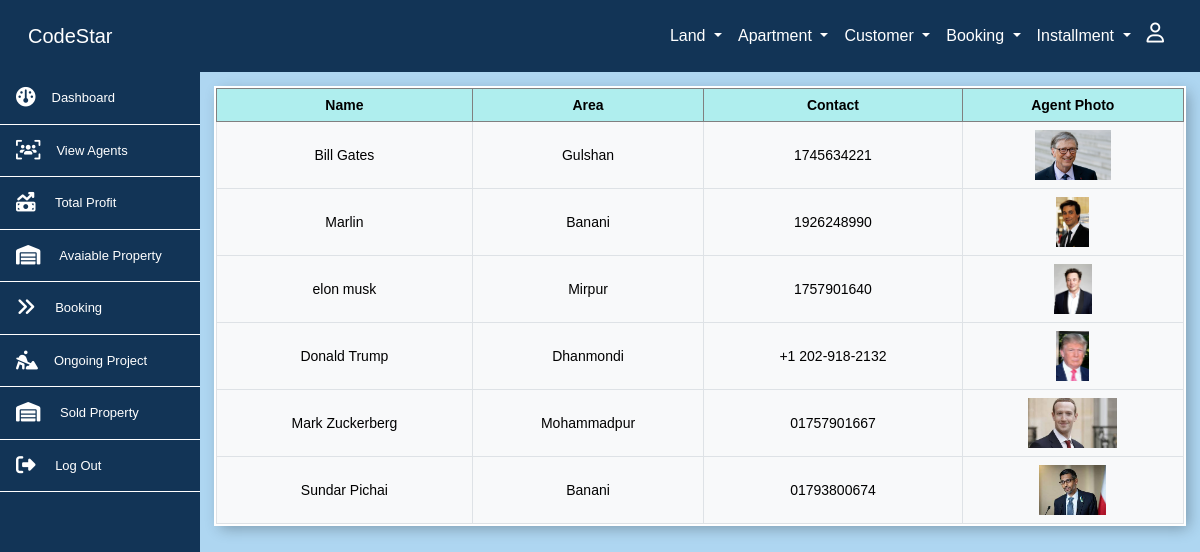
Page /pages/agent/agent.php (signed in) on the committed database.
### tables this page shows
CREATE TABLE `land_agent` (
  `land_agent_id` int NOT NULL,
  `land_agent_name` varchar(255) DEFAULT NULL,
  `land_agent_contact` varchar(55) DEFAULT NULL,
  `land_agent_location` int DEFAULT NULL,
  `agent_img` varchar(255) DEFAULT NULL,
  `user_id` int NOT NULL,
  `password` varchar(11) NOT NULL,
  `user_name` varchar(50) NOT NULL
);

CREATE TABLE `area` (
  `area_id` int NOT NULL,
  `area_name` varchar(50) NOT NULL
);

### includes/conf.php (called while the page is built, shortened)
<?php session_start();
function get_header(){
    include('nav.php');
}
function get_side(){
    include('sidebar.php');
}
?>

### pages/agent/agent.php (the view, shortened to what this page needs)
<?php include('../../includes/conf.php');
  get_header();
  get_side();
?>
<div class="col-md-10 p-3 table-responsive tb" id="load">
<?php
    $sql = "SELECT * FROM land_agent
    JOIN area ON land_agent.land_agent_location = area.area_id";
    $result = $conn->query($sql);
    if ($result->num_rows > 0) {
        echo "<table class= 'table table-light border align-middle text-center table-bordered tabel-responsive'; >";
        echo "<tr>
                <th class='col'>Name</th>
                <th class='col'>Area</th>
                <th class='col'>Contact</th>
                <th class='col'>Agent Photo</th>";
            echo "</tr>";
        while ($row = $result->fetch_assoc()) {
            echo "
            <tr>
                <td>$row[land_agent_name]</td>
                <td>$row[area_name]</td>
                <td>$row[land_agent_contact]</td>
                <td>";
                     if($row['agent_img']!=''){
                    echo "<img height='50' src='../../dist/images/agent/$row[agent_img]'/>";
                   }else{
                     echo '<img height="50" src="../../dist/images/pic/avatar.png" alt="Image"/>';
                   }
        };
        echo "</table>";
    } else {
        echo "No data found.";
    }
?>
</div>
  </div>

### includes/nav.php (shortened to what this page needs)
<html lang="en">
  <head>
    <link href="https://cdn.jsdelivr.net/npm/bootstrap@5.3.0/dist/css/bootstrap.min.css" rel="stylesheet">
    <link rel="stylesheet" href="https://cdnjs.cloudflare.com/ajax/libs/font-awesome/6.4.0/css/all.min.css">
    <link rel="stylesheet" href="../../dist/css/style.css">
  </head>
  <body>
  <nav class="navbar navbar-expand-lg navbar-text navbar-dark p-3 gx-0" style="background-color: #123456;">
  <div class="container-fluid">
    <a class="navbar-brand" href="#">CodeStar</a>
    <div class="collapse navbar-collapse justify-content-end" id="navbarNavDropdown">
      <ul class="navbar-nav justify-content-end">
        <li class="nav-item dropdown">
          <a class="nav-link dropdown-toggle" href="#" role="button" data-bs-toggle="dropdown" aria-expanded="false">
            Land
          </a>
        </li>
        <li class="nav-item dropdown">
          <a class="nav-link dropdown-toggle" href="#" role="button" data-bs-toggle="dropdown" aria-expanded="false">
            Apartment
          </a>
        </li>
        <li class="nav-item dropdown">
          <a class="nav-link dropdown-toggle" href="#" role="button" data-bs-toggle="dropdown" aria-expanded="false">
          Customer
          </a>
        </li>
        <li class="nav-item dropdown">
          <a class="nav-link dropdown-toggle" href="#" role="button" data-bs-toggle="dropdown" aria-expanded="false">
          Booking
          </a>
        </li>
        <li class="nav-item dropdown">
          <a class="nav-link dropdown-toggle" href="#" role="button" data-bs-toggle="dropdown" aria-expanded="false">
          Installment
          </a>
        </li>
        <li class="nav-item dropdown">
          <a class="nav-link mt-2" href="#" role="button" data-bs-toggle="dropdown" aria-expanded="false">
          <i class="fa-regular fa-user fa-lg"></i>
          </a>
        </li>
      </ul>
    </div>
  </div>
</nav>

### includes/sidebar.php (shortened to what this page needs)
<head>
  <link rel="stylesheet" href="https://cdnjs.cloudflare.com/ajax/libs/font-awesome/6.4.0/css/all.min.css">
  <link rel="stylesheet" href="../dist/css/style.css">
</head>
<div class="container-fluid d-flex justify-content-start gx-0 side rak">
    <div class="col-md-2 vh-100 text-white scrl" >
      <div class="side vh-100" style="background-color: #123456;">
      <?php if($_SESSION['role']==2) {?>
      <a class = " nav-link p-3 aborder" href="../agent/psagent.php">
        <i class="fa-solid fa-gauge fa-xl me-3"></i>Dashboard
      </a>
      <?php } ?>
      <a class = " nav-link p-3 aborder" href="../agent/agent.php">
        <i class="fa-solid fa-users-viewfinder fa-xl me-3"></i>View Agents
      </a>
      <a class = " nav-link p-3 aborder" href="#">
              Total Profit</a>
      <?php if($_SESSION['role']==2) {?>
      <a class = "nav-link p-3 aborder" href="../property/avaiablepro.php">
                Avaiable Property
      </a>
      <?php } ?>
      <?php if($_SESSION['role']==2) {?>
      <a class = "nav-link p-3 aborder" href="../booking/adminbook.php">
              Booking</a>
      <?php } ?>
      <a class = "nav-link p-3 aborder" href="../project/runningview.php">
      <i class="fa-solid fa-person-digging fa-xl me-3" style="color: #ffffff;"></i>Ongoing Project</a>
      <?php if($_SESSION['role']==2) {?>
      <a class = "nav-link p-3 aborder" href="../property/soldpro.php">
                Sold Property
      </a>
      <?php } ?>
      <a class = "nav-link p-3 aborder" href="../../logout.php">
      Log Out</a>
      </div>
    </div>

### rows in the picture
land_agent: land_agent_name "Bill Gates", area.area_name "Gulshan", land_agent_contact "1745634221", agent_img (picture)
land_agent: land_agent_name "Marlin", area.area_name "Banani", land_agent_contact "1926248990", agent_img (picture)
land_agent: land_agent_name "elon musk", area.area_name "Mirpur", land_agent_contact "1757901640", agent_img (picture)
land_agent: land_agent_name "Donald Trump", area.area_name "Dhanmondi", land_agent_contact "+1 202-918-2132", agent_img (picture)
land_agent: land_agent_name "Mark Zuckerberg", area.area_name "Mohammadpur", land_agent_contact "01757901667", agent_img (picture)
land_agent: land_agent_name "Sundar Pichai", area.area_name "Banani", land_agent_contact "01793800674", agent_img (picture)
